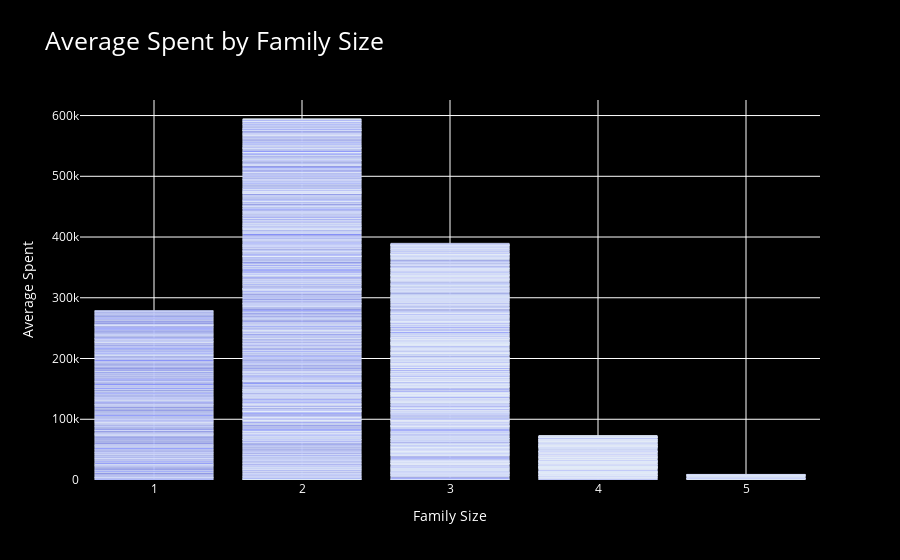

Notebook source saved alongside this figure:
### Code cell
fig = go.Figure()

fig.add_trace(
    go.Bar(x=data['Family_size'], y=data['Spent'])
)

fig.update_layout(
    title='Average Spent by Family Size',
    yaxis_title='Average Spent',
    xaxis_title='Family Size',
    title_font_size=25,
    plot_bgcolor='black',
    paper_bgcolor='black',
    font=dict(color='white')
)

fig.update_xaxes(showgrid=True, gridwidth=1, gridcolor='white', zeroline=False)
fig.update_yaxes(showgrid=True, gridwidth=1, gridcolor='white', zeroline=False)

fig.show()

### Figure 1 — Plotly figure (JSON) as saved in the notebook; plotly's stock layout.template omitted (floating-point values rounded to 4 significant figures; data arrays with more than 128 entries replaced by an {"elided": "..."} marker saying what was removed)
{"data": [{"type": "bar", "x": {"elided": "2215 int values"}, "y": {"elided": "2215 int values"}}], "layout": {"autosize": true, "font": {"color": "white"}, "paper_bgcolor": "black", "plot_bgcolor": "black", "title": {"font": {"size": 25}, "text": "Average Spent by Family Size"}, "xaxis": {"autorange": true, "gridcolor": "white", "gridwidth": 1, "range": [0.5, 5.5], "showgrid": true, "title": {"text": "Family Size"}, "type": "linear", "zeroline": false}, "yaxis": {"autorange": true, "gridcolor": "white", "gridwidth": 1, "range": [0, 625600.0], "showgrid": true, "title": {"text": "Average Spent"}, "type": "linear", "zeroline": false}}}
